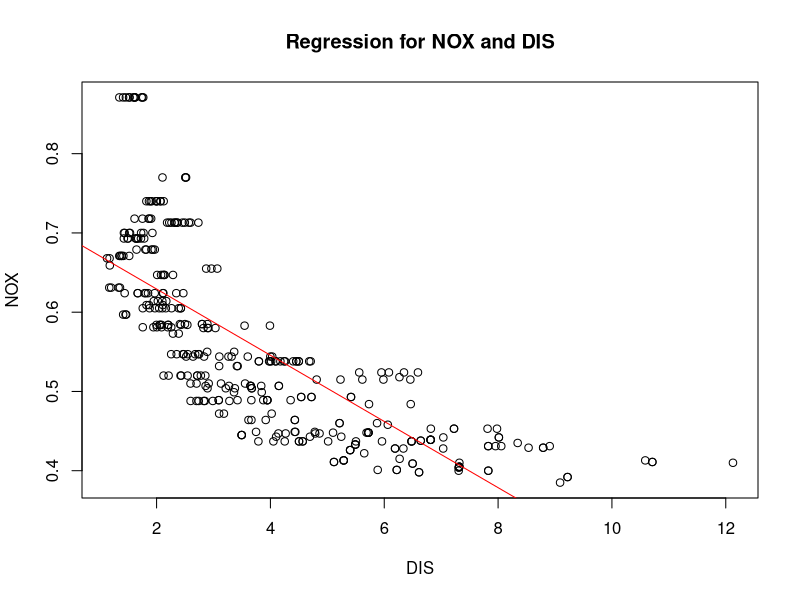
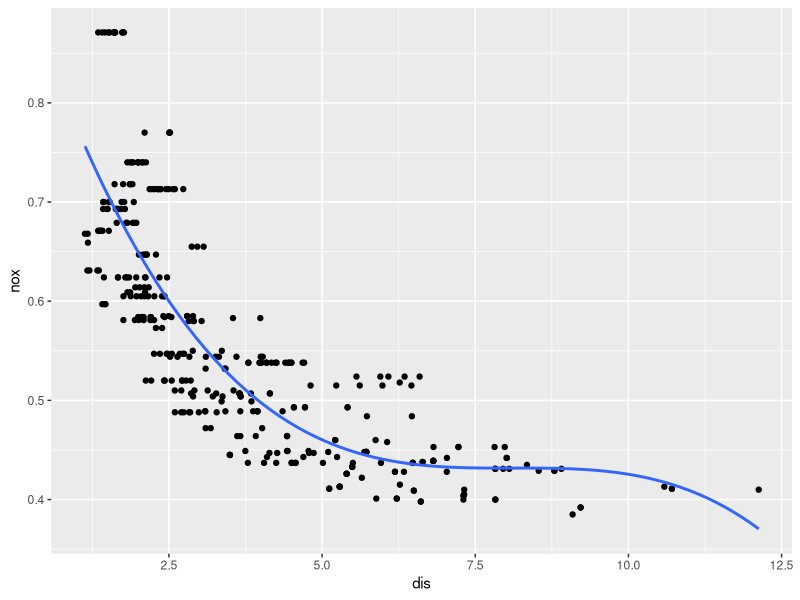

The R source for these figures, in order:

library(tidyverse)
library(ggrepel)
library(caTools)
library(caret)
library(ROCR)
library(ggplot2)


# Import the dataset
boston = read.csv('boston.csv')

# Split the data set into training and testing data sets
set.seed(123)
split = createDataPartition(boston$nox, p = 0.7, list = FALSE) 
boston.train = boston[split,]
boston.test = boston[-split,]

head(boston.train)

# --------------------------------------------------------------------------------- #
#### Problem 1a
# Run the linear regression. Nox is the dependent var. DIS is the independent
regressor = lm(formula = nox ~ dis, data = boston.train)
summary(regressor)

#Run the prediction on the test data set
prediction_Test_Set = predict(regressor, newdata = boston.test)

#Obtain the R^2 value of the test data set. 
SSR_of_model <- sum((prediction_Test_Set-boston.test$nox)^2)
SSR_of_baseline <- sum((mean(boston.train$nox)-boston.test$nox)^2)
OSR2 <- 1-(SSR_of_model/SSR_of_baseline )
OSR2
# plot a scatter plot
plot(boston.train$dis,boston.train$nox,
     main='Regression for NOX and DIS',
     xlab='DIS',ylab='NOX')
# plot a regression line
abline(regressor,col='red')


# --------------------------------------------------------------------------------- #
#### Problem 1b
# Run the linear regression. Nox is the dependent var. DIS is the independent
regressor_poly = lm(formula = nox ~ poly(dis, degree=3), data = boston.train)
summary(regressor_poly)

#Run the prediction on the test data set
prediction_Test_Set_poly = predict(regressor_poly, newdata = boston.test)

#Obtain the R^2 value of the test data set. 
SSR_of_model <- sum((prediction_Test_Set_poly-boston.test$nox)^2)
SSR_of_baseline <- sum((mean(boston.train$nox)-boston.test$nox)^2)
OSR2 <- 1-(SSR_of_model/SSR_of_baseline )
OSR2
# plot a scatter plot
ggplot(data=boston.train,aes(x=dis, y=nox)) +
  geom_point() +
  stat_smooth(method = "lm", formula = y ~ poly(x, degree=3),se = FALSE)
  theme_bw() +
  xlab('DIS') +
  ylab("NOX") +
  theme(axis.title=element_text(size=18), 
       axis.text=element_text(size=18), 
       legend.text=element_text(size=18))


# --------------------------------------------------------------------------------- #
#### Question 4c
  
  
  
  
  
